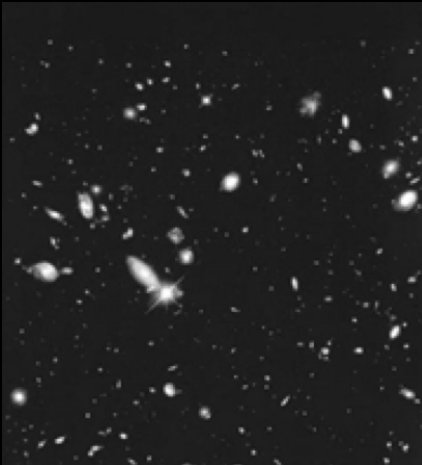
%> input picture Lab_3/images/hubble.png, 422 x 465 px
$ octave prob1.m   (GNU Octave 9; MATLAB toolbox functions it lacks are replaced by stand-ins)
%> lines starting %> are read from the running program, lines starting %| are printed output that depends on the picture; in (x1, y1, x2, y2) boxes, pixels count from 0 and x2, y2 are one past the last pixel; in counts of white or black regions, pixels touching at a corner belong together; the program's own positions count from 1
### Lab_3/erosion.m
function retimage = erosion(image,pattern)
    % Retriveing respectivly image & pattern height and width
    [marginV,marginH] = size(pattern);
    [sizeV,sizeH]=size(image);
    % Calculating the number of pixel(s) taken by the Structural Element on each direction on
    % the filter
    marginV = (marginV - 1 )/2;
    marginH = (marginH - 1 )/2;

    % Creating the output
    retimage = zeros(size(image));

    % Parsing the image. To remove any out-of-bound problem,
    % we do not consider the outermost lines
    for i=1+marginV:sizeV-marginV
        for j =1+marginH:sizeH-marginH
            mycurrentmatrix = image(i-marginV:i+marginV,j-marginH:j+marginH);
            res1 = mycurrentmatrix & pattern;
            if sum(res1(:)) == sum(pattern(:))
               retimage(i,j)=1;
            end
        end
    end
    retimage=im2bw(retimage,0.5);
end

### Lab_3/dilatation.m
function retimage = dilatation(image,pattern)
    % Retriveing respectivly image & pattern height and width
    [marginV,marginH] = size(pattern);
    [sizeV,sizeH]=size(image);
    % Calculating the number of pixel(s) taken by the Structural Element on each direction on
    % the filter
    marginV = (marginV - 1 )/2;
    marginH = (marginH - 1 )/2;
    % Creating the output
    retimage = zeros(size(image));

    % Parsing the image. To remove any out-of-bound problem,
    % we do not consider the outermost lines
    for i=1+marginV:sizeV-marginV
        for j =1+marginH:sizeH-marginH
            mycurrentmatrix = image(i-marginV:i+marginV,j-marginH:j+marginH);
            res2 = mycurrentmatrix & pattern;
            if sum(res2(:)) > 0
               retimage(i,j)=1;
            end
        end
    end
    retimage=im2bw(retimage,0.5);
end

### Lab_3/closing.m
function retimage = closing(image,pattern)

    resultDila = dilatation(image,pattern);
    retimage = erosion(resultDila,pattern);

end

### Lab_3/opening.m
function retimage = opening(image,pattern)

    resultEro = erosion(image,pattern);
    retimage = dilatation(resultEro,pattern);
end

### Lab_3/prob1.m
%% LAB 3 - Morphological mathematics
% UE2-3 Image Processing
% Group: Meldrick Reimmer and Selma Boudissa

%% basic command
clc % clear command window
close all % close all the figures
clear all % clear all the variables

%% Problem 1
%load an image
image=imread('./images/hubble.png');
%> image is the input picture: size 465x422x3 uint8; min 0, max 255, mean 33.9

%binarize an image
BW = im2bw(image, 0.2);
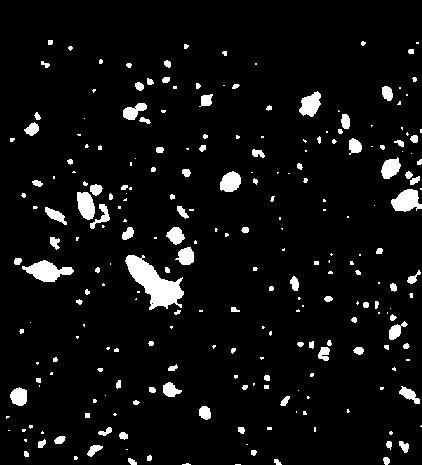
%> BW: size 465x422 logical; 5.8% white; 245 white regions (130 under 20 px), largest, box (x1, y1, x2, y2) and area: (125, 255, 184, 310) 1488, (22, 260, 74, 282) 616, (391, 189, 422, 212) 483

% Structure choice
pattern3C = [0 1 0;1 1 1;0 1 0]; % code the pattern as matrix
pattern  = pattern3C;

%erosion operator
resultEro = erosion(BW,pattern);
%> after the loop in erosion, `for i=1+marginV:sizeV-marginV`:
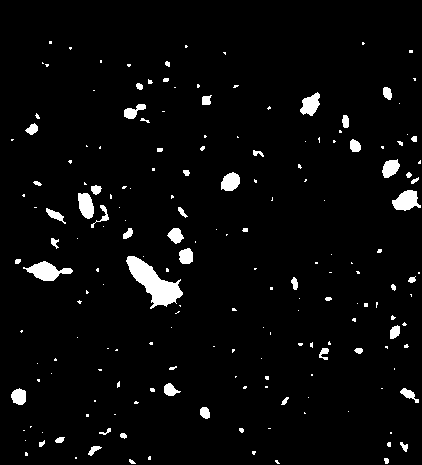
%> retimage: size 465x422 double; values 0 (black) and 1 (white), 3.7% white; 187 white regions (131 under 20 px), largest, box (x1, y1, x2, y2) and area: (126, 256, 183, 309) 1279, (23, 261, 73, 281) 501, (392, 190, 421, 211) 397

%dilation operator
resultDila=dilatation(BW,pattern);
%> after the loop in dilatation, `for i=1+marginV:sizeV-marginV`:
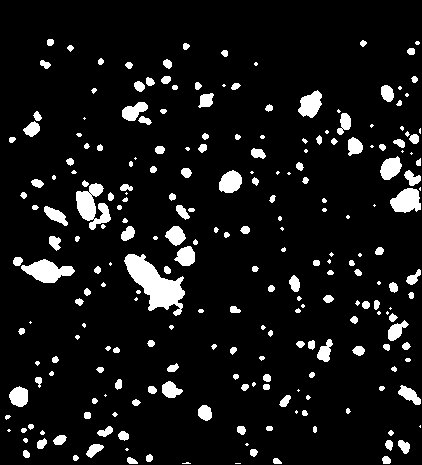
%> retimage: size 465x422 double; values 0 (black) and 1 (white), 8.3% white; 237 white regions (72 under 20 px), largest, box (x1, y1, x2, y2) and area: (124, 254, 185, 316) 1738, (76, 183, 111, 230) 865, (21, 259, 75, 283) 735

%opening operator
resultOpen = opening(BW,pattern);
%> call 2 of dilatation, with pattern = [0 1 0; 1 1 1; 0 1 0]
%> after the loop in dilatation (call 2), `for i=1+marginV:sizeV-marginV`:
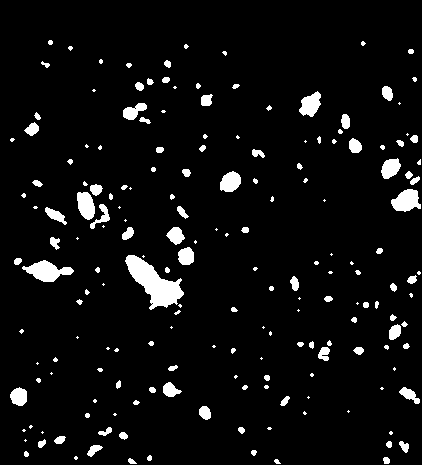
%> retimage: size 465x422 double; values 0 (black) and 1 (white), 5.4% white; 186 white regions (82 under 20 px), largest, box (x1, y1, x2, y2) and area: (125, 255, 184, 310) 1451, (22, 260, 74, 282) 609, (391, 189, 421, 212) 473

%closing operator
resultClose = closing(BW,pattern);
%> call 3 of erosion, with pattern = [0 1 0; 1 1 1; 0 1 0]
%> after the loop in erosion (call 3), `for i=1+marginV:sizeV-marginV`:
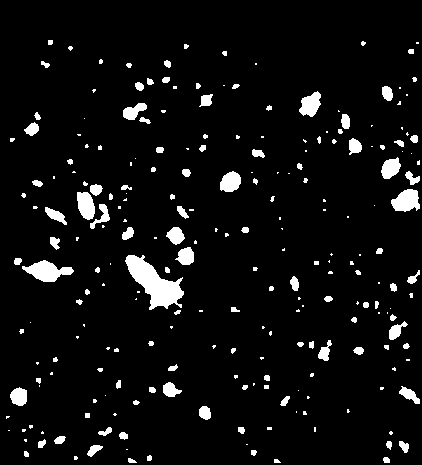
%> retimage: size 465x422 double; values 0 (black) and 1 (white), 5.8% white; 237 white regions (125 under 20 px), largest, box (x1, y1, x2, y2) and area: (125, 255, 184, 310) 1499, (22, 260, 74, 282) 622, (391, 189, 420, 212) 476


% Displaying plot
figure()
subplot(3,2,1)
imshow(image);
title('Original image')
subplot(3,2,2)
imshow(BW);
title('Binary image')
subplot(3,2,3);
imshow(resultEro);
title('Erosion');
subplot(3,2,4);
imshow(resultDila);
title('Dilatation');
subplot(3,2,5);
imshow(resultClose);
title('Closing');
subplot(3,2,6);
imshow(resultOpen);
title('Opening');
